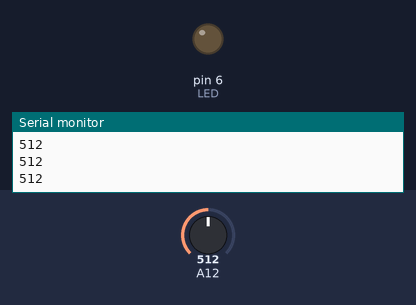
The sketch below on a simulated Arduino Mega 2560, built with avr-gcc and run on an emulated ATmega2560. Parts: output pins drawn as LEDs (lit = HIGH), the last lines printed to the serial monitor. The inputs (shaded band) are chosen by the test bench; at power-on: A12 = 512.

Above: at 1.2 s.
1.3 s: A12 set to 481
At 1.8 s:
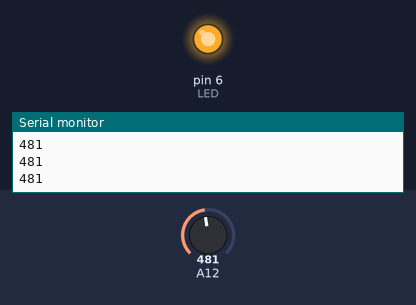
2.8 s: A12 set to 510
At 3.1 s:
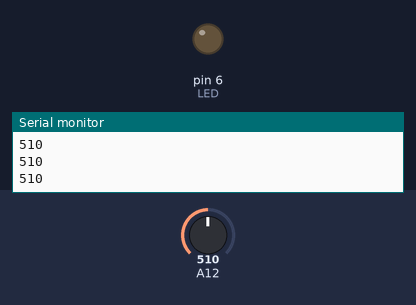
4.3 s: A12 set to 490
At 5.4 s:
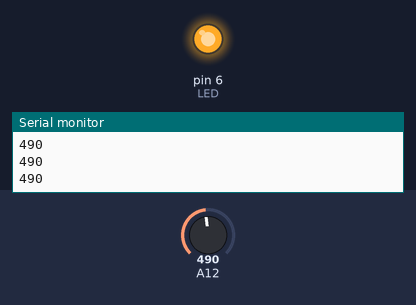
Timing chart, 0 to 7.3 s (numbered marks = the images above; inputs shaded):
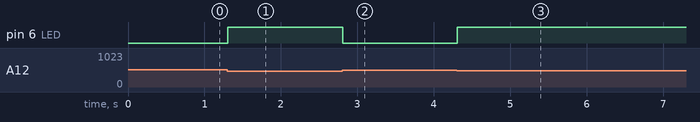

The sketch:

leading_the_value_of_an_LDR.ino
```cpp
int Soil_moisture = 28;
int LED =6;

void setup(){
pinMode(LED,OUTPUT);
Serial.begin(9600);
}
void loop(){
int moisture=analogRead(Soil_moisture);
Serial.println(moisture);
if(moisture<500){
digitalWrite(LED,HIGH);
}
else{
digitalWrite(LED,LOW);
}
}
```

Measured:
- the behaviour switches between 500 and 499 on A12 (found by bisection; images 0 and 1)
- after the input at 1.3 s, pin 6 (LED): LOW → HIGH at once
- after the input at 2.8 s, pin 6 (LED): HIGH → LOW at once
- after the input at 4.3 s, pin 6 (LED): LOW → HIGH at once
